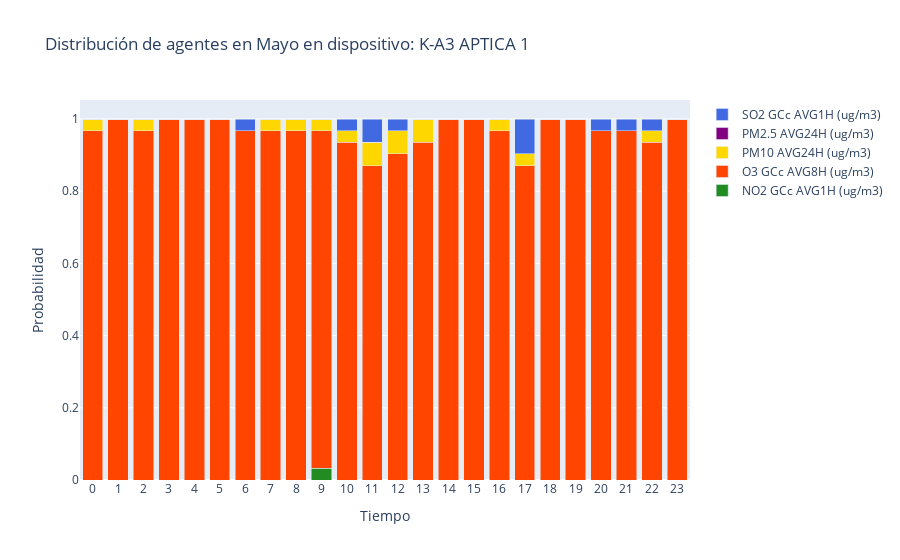
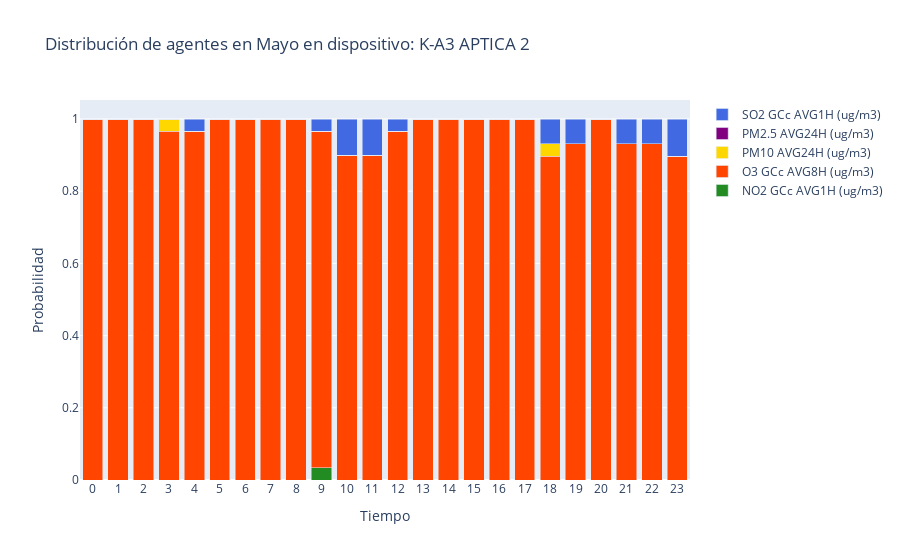
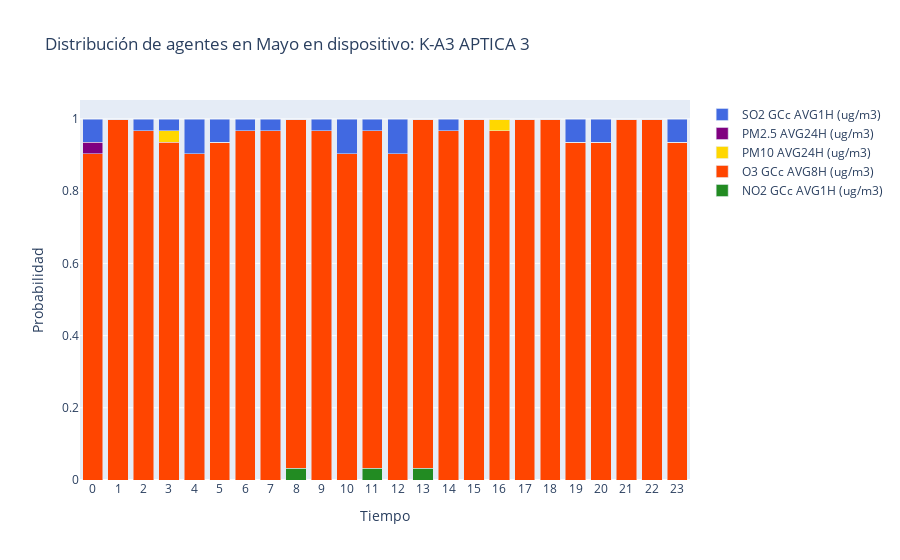
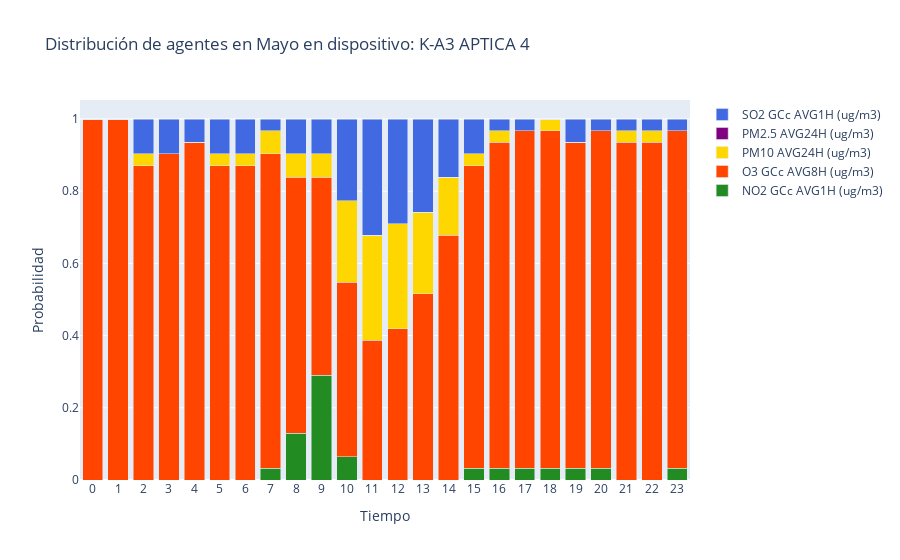

The code cell stored with these charts, in order, in its notebook:
### Markdown cell above
En este código se genera un html por gráfica, CON LA ÚLTIMA LÍNEA, LA QUITO PARA SOLO VISUALIZAR AQUI Y GUARDAR EN HTML CUANDO TENGA LOS RESULTADOS QUE QUIERO

### Code cell
# Read the Excel file and combine all sheets into a single DataFrame
file_path = "PREVresultados_INCA_MAYO23.xlsx"
dataframes = []
for day in range(1, 32):
    sheet_name = f"2023-05-{day:02}"
    df = pd.read_excel(file_path, sheet_name=sheet_name)
    dataframes.append(df)

data = pd.concat(dataframes, ignore_index=True)
# Convert 'Datetime' to a datetime object and extract the hour
data['Datetime'] = pd.to_datetime(data['Datetime'], format='%d/%m/%Y %H:%M:%S')
data['Hour'] = data['Datetime'].dt.hour

# Define the order of agents for column ordering in the stacked bar chart
agent_order = [
    "O3 GCc AVG8H (ug/m3)",
    "SO2 GCc AVG1H (ug/m3)",
    "PM2.5 AVG24H (ug/m3)",
    "PM10 AVG24H (ug/m3)",
    "NO2 GCc AVG1H (ug/m3)"
]

# Define a dictionary to map the index level to a numerical value
index_level_mapping = {
    "BUENA": 1,
    "RAZONABLEMENTE BUENA": 2,
    "REGULAR": 3,
    "DESFAVORABLE": 4,
    "MUY DESFAVORABLE": 5,
    "EXTREMADAMENTE DESFAVORABLE": 6
}

# Create a list of all hours from 0 to 23
all_hours = list(range(24))

# Pivot the data to get the count of each agent for each device and hour
pivot_data = data.pivot_table(index=['Dispositivo', 'Hour'], columns='Agente en banda superior', aggfunc='size', fill_value=0)
# Calculate the probabilities for each agent for each hour
pivot_data_percentages = pivot_data.div(pivot_data.sum(axis=1), axis=0)

# Create a stacked bar chart for each device using Plotly Graph Objects
devices = pivot_data_percentages.index.get_level_values(0).unique()
colors = ['forestgreen', 'orangered', 'gold', 'purple', 'royalblue']

for device in devices:
    device_data = pivot_data_percentages.xs(device, level='Dispositivo')
    hours = device_data.index
    agent_probabilities = device_data.values.T
    bottom = np.zeros(len(hours))
    fig = go.Figure()  # Create a new figure for each device
    for i, agent in enumerate(pivot_data_percentages.columns):
        fig.add_trace(go.Bar(
            x=hours,
            y=agent_probabilities[i],
            name=agent,
            customdata=device_data[agent].apply(lambda x: f"{x:.2%}"),
            marker_color=colors[i],
            hoverinfo=['x', 'name', 'text'],
            hoverlabel={'font': {'size': 12}}  # Adjust the font size as needed

        ))
        bottom += agent_probabilities[i]

    fig.update_layout(
        barmode="stack",
        title=f"Distribución de agentes en Mayo en dispositivo: {device}",
        xaxis_title="Tiempo",
        yaxis_title="Probabilidad",
        xaxis={'tickvals': all_hours, 'ticktext': all_hours},
        showlegend=True,
    )

    fig.show()
    #Esta siguiente línea es la que genera un html por gráfica
    pio.write_html(fig, file='interactive_plot.html', auto_open=False)

### Figure 1 — Plotly figure (JSON) as saved in the notebook; plotly's stock layout.template omitted (floating-point values rounded to 4 significant figures)
{"data": [{"customdata": ["0.00%", "0.00%", "0.00%", "0.00%", "0.00%", "0.00%", "0.00%", "0.00%", "0.00%", "3.23%", "0.00%", "0.00%", "0.00%", "0.00%", "0.00%", "0.00%", "0.00%", "0.00%", "0.00%", "0.00%", "0.00%", "0.00%", "0.00%", "0.00%"], "hoverinfo": ["x", "name", "text"], "hoverlabel": {"font": {"size": 12}}, "marker": {"color": "forestgreen"}, "name": "NO2 GCc AVG1H (ug/m3)", "type": "bar", "x": [0, 1, 2, 3, 4, 5, 6, 7, 8, 9, 10, 11, 12, 13, 14, 15, 16, 17, 18, 19, 20, 21, 22, 23], "y": [0, 0, 0, 0, 0, 0, 0, 0, 0, 0.03226, 0, 0, 0, 0, 0, 0, 0, 0, 0, 0, 0, 0, 0, 0]}, {"customdata": ["96.77%", "100.00%", "96.77%", "100.00%", "100.00%", "100.00%", "96.77%", "96.77%", "96.77%", "93.55%", "93.55%", "87.10%", "90.32%", "93.55%", "100.00%", "100.00%", "96.77%", "87.10%", "100.00%", "100.00%", "96.77%", "96.77%", "93.55%", "100.00%"], "hoverinfo": ["x", "name", "text"], "hoverlabel": {"font": {"size": 12}}, "marker": {"color": "orangered"}, "name": "O3 GCc AVG8H (ug/m3)", "type": "bar", "x": [0, 1, 2, 3, 4, 5, 6, 7, 8, 9, 10, 11, 12, 13, 14, 15, 16, 17, 18, 19, 20, 21, 22, 23], "y": [0.9677, 1, 0.9677, 1, 1, 1, 0.9677, 0.9677, 0.9677, 0.9355, 0.9355, 0.871, 0.9032, 0.9355, 1, 1, 0.9677, 0.871, 1, 1, 0.9677, 0.9677, 0.9355, 1]}, {"customdata": ["3.23%", "0.00%", "3.23%", "0.00%", "0.00%", "0.00%", "0.00%", "3.23%", "3.23%", "3.23%", "3.23%", "6.45%", "6.45%", "6.45%", "0.00%", "0.00%", "3.23%", "3.23%", "0.00%", "0.00%", "0.00%", "0.00%", "3.23%", "0.00%"], "hoverinfo": ["x", "name", "text"], "hoverlabel": {"font": {"size": 12}}, "marker": {"color": "gold"}, "name": "PM10 AVG24H (ug/m3)", "type": "bar", "x": [0, 1, 2, 3, 4, 5, 6, 7, 8, 9, 10, 11, 12, 13, 14, 15, 16, 17, 18, 19, 20, 21, 22, 23], "y": [0.03226, 0, 0.03226, 0, 0, 0, 0, 0.03226, 0.03226, 0.03226, 0.03226, 0.06452, 0.06452, 0.06452, 0, 0, 0.03226, 0.03226, 0, 0, 0, 0, 0.03226, 0]}, {"customdata": ["0.00%", "0.00%", "0.00%", "0.00%", "0.00%", "0.00%", "0.00%", "0.00%", "0.00%", "0.00%", "0.00%", "0.00%", "0.00%", "0.00%", "0.00%", "0.00%", "0.00%", "0.00%", "0.00%", "0.00%", "0.00%", "0.00%", "0.00%", "0.00%"], "hoverinfo": ["x", "name", "text"], "hoverlabel": {"font": {"size": 12}}, "marker": {"color": "purple"}, "name": "PM2.5 AVG24H (ug/m3)", "type": "bar", "x": [0, 1, 2, 3, 4, 5, 6, 7, 8, 9, 10, 11, 12, 13, 14, 15, 16, 17, 18, 19, 20, 21, 22, 23], "y": [0, 0, 0, 0, 0, 0, 0, 0, 0, 0, 0, 0, 0, 0, 0, 0, 0, 0, 0, 0, 0, 0, 0, 0]}, {"customdata": ["0.00%", "0.00%", "0.00%", "0.00%", "0.00%", "0.00%", "3.23%", "0.00%", "0.00%", "0.00%", "3.23%", "6.45%", "3.23%", "0.00%", "0.00%", "0.00%", "0.00%", "9.68%", "0.00%", "0.00%", "3.23%", "3.23%", "3.23%", "0.00%"], "hoverinfo": ["x", "name", "text"], "hoverlabel": {"font": {"size": 12}}, "marker": {"color": "royalblue"}, "name": "SO2 GCc AVG1H (ug/m3)", "type": "bar", "x": [0, 1, 2, 3, 4, 5, 6, 7, 8, 9, 10, 11, 12, 13, 14, 15, 16, 17, 18, 19, 20, 21, 22, 23], "y": [0, 0, 0, 0, 0, 0, 0.03226, 0, 0, 0, 0.03226, 0.06452, 0.03226, 0, 0, 0, 0, 0.09677, 0, 0, 0.03226, 0.03226, 0.03226, 0]}], "layout": {"autosize": true, "barmode": "stack", "showlegend": true, "title": {"text": "Distribución de agentes en Mayo en dispositivo: K-A3 APTICA 1"}, "xaxis": {"autorange": true, "range": [-0.5, 23.5], "ticktext": [0, 1, 2, 3, 4, 5, 6, 7, 8, 9, 10, 11, 12, 13, 14, 15, 16, 17, 18, 19, 20, 21, 22, 23], "tickvals": [0, 1, 2, 3, 4, 5, 6, 7, 8, 9, 10, 11, 12, 13, 14, 15, 16, 17, 18, 19, 20, 21, 22, 23], "title": {"text": "Tiempo"}, "type": "linear"}, "yaxis": {"autorange": true, "range": [0, 1.053], "title": {"text": "Probabilidad"}, "type": "linear"}}}

### Figure 2 — Plotly figure (JSON) as saved in the notebook; plotly's stock layout.template omitted (floating-point values rounded to 4 significant figures)
{"data": [{"customdata": ["0.00%", "0.00%", "0.00%", "0.00%", "0.00%", "0.00%", "0.00%", "0.00%", "0.00%", "3.33%", "0.00%", "0.00%", "0.00%", "0.00%", "0.00%", "0.00%", "0.00%", "0.00%", "0.00%", "0.00%", "0.00%", "0.00%", "0.00%", "0.00%"], "hoverinfo": ["x", "name", "text"], "hoverlabel": {"font": {"size": 12}}, "marker": {"color": "forestgreen"}, "name": "NO2 GCc AVG1H (ug/m3)", "type": "bar", "x": [0, 1, 2, 3, 4, 5, 6, 7, 8, 9, 10, 11, 12, 13, 14, 15, 16, 17, 18, 19, 20, 21, 22, 23], "y": [0, 0, 0, 0, 0, 0, 0, 0, 0, 0.03333, 0, 0, 0, 0, 0, 0, 0, 0, 0, 0, 0, 0, 0, 0]}, {"customdata": ["100.00%", "100.00%", "100.00%", "96.67%", "96.67%", "100.00%", "100.00%", "100.00%", "100.00%", "93.33%", "90.00%", "90.00%", "96.67%", "100.00%", "100.00%", "100.00%", "100.00%", "100.00%", "89.66%", "93.10%", "100.00%", "93.10%", "93.10%", "89.66%"], "hoverinfo": ["x", "name", "text"], "hoverlabel": {"font": {"size": 12}}, "marker": {"color": "orangered"}, "name": "O3 GCc AVG8H (ug/m3)", "type": "bar", "x": [0, 1, 2, 3, 4, 5, 6, 7, 8, 9, 10, 11, 12, 13, 14, 15, 16, 17, 18, 19, 20, 21, 22, 23], "y": [1, 1, 1, 0.9667, 0.9667, 1, 1, 1, 1, 0.9333, 0.9, 0.9, 0.9667, 1, 1, 1, 1, 1, 0.8966, 0.931, 1, 0.931, 0.931, 0.8966]}, {"customdata": ["0.00%", "0.00%", "0.00%", "3.33%", "0.00%", "0.00%", "0.00%", "0.00%", "0.00%", "0.00%", "0.00%", "0.00%", "0.00%", "0.00%", "0.00%", "0.00%", "0.00%", "0.00%", "3.45%", "0.00%", "0.00%", "0.00%", "0.00%", "0.00%"], "hoverinfo": ["x", "name", "text"], "hoverlabel": {"font": {"size": 12}}, "marker": {"color": "gold"}, "name": "PM10 AVG24H (ug/m3)", "type": "bar", "x": [0, 1, 2, 3, 4, 5, 6, 7, 8, 9, 10, 11, 12, 13, 14, 15, 16, 17, 18, 19, 20, 21, 22, 23], "y": [0, 0, 0, 0.03333, 0, 0, 0, 0, 0, 0, 0, 0, 0, 0, 0, 0, 0, 0, 0.03448, 0, 0, 0, 0, 0]}, {"customdata": ["0.00%", "0.00%", "0.00%", "0.00%", "0.00%", "0.00%", "0.00%", "0.00%", "0.00%", "0.00%", "0.00%", "0.00%", "0.00%", "0.00%", "0.00%", "0.00%", "0.00%", "0.00%", "0.00%", "0.00%", "0.00%", "0.00%", "0.00%", "0.00%"], "hoverinfo": ["x", "name", "text"], "hoverlabel": {"font": {"size": 12}}, "marker": {"color": "purple"}, "name": "PM2.5 AVG24H (ug/m3)", "type": "bar", "x": [0, 1, 2, 3, 4, 5, 6, 7, 8, 9, 10, 11, 12, 13, 14, 15, 16, 17, 18, 19, 20, 21, 22, 23], "y": [0, 0, 0, 0, 0, 0, 0, 0, 0, 0, 0, 0, 0, 0, 0, 0, 0, 0, 0, 0, 0, 0, 0, 0]}, {"customdata": ["0.00%", "0.00%", "0.00%", "0.00%", "3.33%", "0.00%", "0.00%", "0.00%", "0.00%", "3.33%", "10.00%", "10.00%", "3.33%", "0.00%", "0.00%", "0.00%", "0.00%", "0.00%", "6.90%", "6.90%", "0.00%", "6.90%", "6.90%", "10.34%"], "hoverinfo": ["x", "name", "text"], "hoverlabel": {"font": {"size": 12}}, "marker": {"color": "royalblue"}, "name": "SO2 GCc AVG1H (ug/m3)", "type": "bar", "x": [0, 1, 2, 3, 4, 5, 6, 7, 8, 9, 10, 11, 12, 13, 14, 15, 16, 17, 18, 19, 20, 21, 22, 23], "y": [0, 0, 0, 0, 0.03333, 0, 0, 0, 0, 0.03333, 0.1, 0.1, 0.03333, 0, 0, 0, 0, 0, 0.06897, 0.06897, 0, 0.06897, 0.06897, 0.1034]}], "layout": {"autosize": true, "barmode": "stack", "showlegend": true, "title": {"text": "Distribución de agentes en Mayo en dispositivo: K-A3 APTICA 2"}, "xaxis": {"autorange": true, "range": [-0.5, 23.5], "ticktext": [0, 1, 2, 3, 4, 5, 6, 7, 8, 9, 10, 11, 12, 13, 14, 15, 16, 17, 18, 19, 20, 21, 22, 23], "tickvals": [0, 1, 2, 3, 4, 5, 6, 7, 8, 9, 10, 11, 12, 13, 14, 15, 16, 17, 18, 19, 20, 21, 22, 23], "title": {"text": "Tiempo"}, "type": "linear"}, "yaxis": {"autorange": true, "range": [0, 1.053], "title": {"text": "Probabilidad"}, "type": "linear"}}}

### Figure 3 — Plotly figure (JSON) as saved in the notebook; plotly's stock layout.template omitted (floating-point values rounded to 4 significant figures)
{"data": [{"customdata": ["0.00%", "0.00%", "0.00%", "0.00%", "0.00%", "0.00%", "0.00%", "0.00%", "3.23%", "0.00%", "0.00%", "3.23%", "0.00%", "3.23%", "0.00%", "0.00%", "0.00%", "0.00%", "0.00%", "0.00%", "0.00%", "0.00%", "0.00%", "0.00%"], "hoverinfo": ["x", "name", "text"], "hoverlabel": {"font": {"size": 12}}, "marker": {"color": "forestgreen"}, "name": "NO2 GCc AVG1H (ug/m3)", "type": "bar", "x": [0, 1, 2, 3, 4, 5, 6, 7, 8, 9, 10, 11, 12, 13, 14, 15, 16, 17, 18, 19, 20, 21, 22, 23], "y": [0, 0, 0, 0, 0, 0, 0, 0, 0.03226, 0, 0, 0.03226, 0, 0.03226, 0, 0, 0, 0, 0, 0, 0, 0, 0, 0]}, {"customdata": ["90.32%", "100.00%", "96.77%", "93.55%", "90.32%", "93.55%", "96.77%", "96.77%", "96.77%", "96.77%", "90.32%", "93.55%", "90.32%", "96.77%", "96.77%", "100.00%", "96.77%", "100.00%", "100.00%", "93.55%", "93.55%", "100.00%", "100.00%", "93.55%"], "hoverinfo": ["x", "name", "text"], "hoverlabel": {"font": {"size": 12}}, "marker": {"color": "orangered"}, "name": "O3 GCc AVG8H (ug/m3)", "type": "bar", "x": [0, 1, 2, 3, 4, 5, 6, 7, 8, 9, 10, 11, 12, 13, 14, 15, 16, 17, 18, 19, 20, 21, 22, 23], "y": [0.9032, 1, 0.9677, 0.9355, 0.9032, 0.9355, 0.9677, 0.9677, 0.9677, 0.9677, 0.9032, 0.9355, 0.9032, 0.9677, 0.9677, 1, 0.9677, 1, 1, 0.9355, 0.9355, 1, 1, 0.9355]}, {"customdata": ["0.00%", "0.00%", "0.00%", "3.23%", "0.00%", "0.00%", "0.00%", "0.00%", "0.00%", "0.00%", "0.00%", "0.00%", "0.00%", "0.00%", "0.00%", "0.00%", "3.23%", "0.00%", "0.00%", "0.00%", "0.00%", "0.00%", "0.00%", "0.00%"], "hoverinfo": ["x", "name", "text"], "hoverlabel": {"font": {"size": 12}}, "marker": {"color": "gold"}, "name": "PM10 AVG24H (ug/m3)", "type": "bar", "x": [0, 1, 2, 3, 4, 5, 6, 7, 8, 9, 10, 11, 12, 13, 14, 15, 16, 17, 18, 19, 20, 21, 22, 23], "y": [0, 0, 0, 0.03226, 0, 0, 0, 0, 0, 0, 0, 0, 0, 0, 0, 0, 0.03226, 0, 0, 0, 0, 0, 0, 0]}, {"customdata": ["3.23%", "0.00%", "0.00%", "0.00%", "0.00%", "0.00%", "0.00%", "0.00%", "0.00%", "0.00%", "0.00%", "0.00%", "0.00%", "0.00%", "0.00%", "0.00%", "0.00%", "0.00%", "0.00%", "0.00%", "0.00%", "0.00%", "0.00%", "0.00%"], "hoverinfo": ["x", "name", "text"], "hoverlabel": {"font": {"size": 12}}, "marker": {"color": "purple"}, "name": "PM2.5 AVG24H (ug/m3)", "type": "bar", "x": [0, 1, 2, 3, 4, 5, 6, 7, 8, 9, 10, 11, 12, 13, 14, 15, 16, 17, 18, 19, 20, 21, 22, 23], "y": [0.03226, 0, 0, 0, 0, 0, 0, 0, 0, 0, 0, 0, 0, 0, 0, 0, 0, 0, 0, 0, 0, 0, 0, 0]}, {"customdata": ["6.45%", "0.00%", "3.23%", "3.23%", "9.68%", "6.45%", "3.23%", "3.23%", "0.00%", "3.23%", "9.68%", "3.23%", "9.68%", "0.00%", "3.23%", "0.00%", "0.00%", "0.00%", "0.00%", "6.45%", "6.45%", "0.00%", "0.00%", "6.45%"], "hoverinfo": ["x", "name", "text"], "hoverlabel": {"font": {"size": 12}}, "marker": {"color": "royalblue"}, "name": "SO2 GCc AVG1H (ug/m3)", "type": "bar", "x": [0, 1, 2, 3, 4, 5, 6, 7, 8, 9, 10, 11, 12, 13, 14, 15, 16, 17, 18, 19, 20, 21, 22, 23], "y": [0.06452, 0, 0.03226, 0.03226, 0.09677, 0.06452, 0.03226, 0.03226, 0, 0.03226, 0.09677, 0.03226, 0.09677, 0, 0.03226, 0, 0, 0, 0, 0.06452, 0.06452, 0, 0, 0.06452]}], "layout": {"autosize": true, "barmode": "stack", "showlegend": true, "title": {"text": "Distribución de agentes en Mayo en dispositivo: K-A3 APTICA 3"}, "xaxis": {"autorange": true, "range": [-0.5, 23.5], "ticktext": [0, 1, 2, 3, 4, 5, 6, 7, 8, 9, 10, 11, 12, 13, 14, 15, 16, 17, 18, 19, 20, 21, 22, 23], "tickvals": [0, 1, 2, 3, 4, 5, 6, 7, 8, 9, 10, 11, 12, 13, 14, 15, 16, 17, 18, 19, 20, 21, 22, 23], "title": {"text": "Tiempo"}, "type": "linear"}, "yaxis": {"autorange": true, "range": [0, 1.053], "title": {"text": "Probabilidad"}, "type": "linear"}}}

### Figure 4 — Plotly figure (JSON) as saved in the notebook; plotly's stock layout.template omitted (floating-point values rounded to 4 significant figures)
{"data": [{"customdata": ["0.00%", "0.00%", "0.00%", "0.00%", "0.00%", "0.00%", "0.00%", "3.23%", "12.90%", "29.03%", "6.45%", "0.00%", "0.00%", "0.00%", "0.00%", "3.23%", "3.23%", "3.23%", "3.23%", "3.23%", "3.23%", "0.00%", "0.00%", "3.23%"], "hoverinfo": ["x", "name", "text"], "hoverlabel": {"font": {"size": 12}}, "marker": {"color": "forestgreen"}, "name": "NO2 GCc AVG1H (ug/m3)", "type": "bar", "x": [0, 1, 2, 3, 4, 5, 6, 7, 8, 9, 10, 11, 12, 13, 14, 15, 16, 17, 18, 19, 20, 21, 22, 23], "y": [0, 0, 0, 0, 0, 0, 0, 0.03226, 0.129, 0.2903, 0.06452, 0, 0, 0, 0, 0.03226, 0.03226, 0.03226, 0.03226, 0.03226, 0.03226, 0, 0, 0.03226]}, {"customdata": ["100.00%", "100.00%", "87.10%", "90.32%", "93.55%", "87.10%", "87.10%", "87.10%", "70.97%", "54.84%", "48.39%", "38.71%", "41.94%", "51.61%", "67.74%", "83.87%", "90.32%", "93.55%", "93.55%", "90.32%", "93.55%", "93.55%", "93.55%", "93.55%"], "hoverinfo": ["x", "name", "text"], "hoverlabel": {"font": {"size": 12}}, "marker": {"color": "orangered"}, "name": "O3 GCc AVG8H (ug/m3)", "type": "bar", "x": [0, 1, 2, 3, 4, 5, 6, 7, 8, 9, 10, 11, 12, 13, 14, 15, 16, 17, 18, 19, 20, 21, 22, 23], "y": [1, 1, 0.871, 0.9032, 0.9355, 0.871, 0.871, 0.871, 0.7097, 0.5484, 0.4839, 0.3871, 0.4194, 0.5161, 0.6774, 0.8387, 0.9032, 0.9355, 0.9355, 0.9032, 0.9355, 0.9355, 0.9355, 0.9355]}, {"customdata": ["0.00%", "0.00%", "3.23%", "0.00%", "0.00%", "3.23%", "3.23%", "6.45%", "6.45%", "6.45%", "22.58%", "29.03%", "29.03%", "22.58%", "16.13%", "3.23%", "3.23%", "0.00%", "3.23%", "0.00%", "0.00%", "3.23%", "3.23%", "0.00%"], "hoverinfo": ["x", "name", "text"], "hoverlabel": {"font": {"size": 12}}, "marker": {"color": "gold"}, "name": "PM10 AVG24H (ug/m3)", "type": "bar", "x": [0, 1, 2, 3, 4, 5, 6, 7, 8, 9, 10, 11, 12, 13, 14, 15, 16, 17, 18, 19, 20, 21, 22, 23], "y": [0, 0, 0.03226, 0, 0, 0.03226, 0.03226, 0.06452, 0.06452, 0.06452, 0.2258, 0.2903, 0.2903, 0.2258, 0.1613, 0.03226, 0.03226, 0, 0.03226, 0, 0, 0.03226, 0.03226, 0]}, {"customdata": ["0.00%", "0.00%", "0.00%", "0.00%", "0.00%", "0.00%", "0.00%", "0.00%", "0.00%", "0.00%", "0.00%", "0.00%", "0.00%", "0.00%", "0.00%", "0.00%", "0.00%", "0.00%", "0.00%", "0.00%", "0.00%", "0.00%", "0.00%", "0.00%"], "hoverinfo": ["x", "name", "text"], "hoverlabel": {"font": {"size": 12}}, "marker": {"color": "purple"}, "name": "PM2.5 AVG24H (ug/m3)", "type": "bar", "x": [0, 1, 2, 3, 4, 5, 6, 7, 8, 9, 10, 11, 12, 13, 14, 15, 16, 17, 18, 19, 20, 21, 22, 23], "y": [0, 0, 0, 0, 0, 0, 0, 0, 0, 0, 0, 0, 0, 0, 0, 0, 0, 0, 0, 0, 0, 0, 0, 0]}, {"customdata": ["0.00%", "0.00%", "9.68%", "9.68%", "6.45%", "9.68%", "9.68%", "3.23%", "9.68%", "9.68%", "22.58%", "32.26%", "29.03%", "25.81%", "16.13%", "9.68%", "3.23%", "3.23%", "0.00%", "6.45%", "3.23%", "3.23%", "3.23%", "3.23%"], "hoverinfo": ["x", "name", "text"], "hoverlabel": {"font": {"size": 12}}, "marker": {"color": "royalblue"}, "name": "SO2 GCc AVG1H (ug/m3)", "type": "bar", "x": [0, 1, 2, 3, 4, 5, 6, 7, 8, 9, 10, 11, 12, 13, 14, 15, 16, 17, 18, 19, 20, 21, 22, 23], "y": [0, 0, 0.09677, 0.09677, 0.06452, 0.09677, 0.09677, 0.03226, 0.09677, 0.09677, 0.2258, 0.3226, 0.2903, 0.2581, 0.1613, 0.09677, 0.03226, 0.03226, 0, 0.06452, 0.03226, 0.03226, 0.03226, 0.03226]}], "layout": {"autosize": true, "barmode": "stack", "showlegend": true, "title": {"text": "Distribución de agentes en Mayo en dispositivo: K-A3 APTICA 4"}, "xaxis": {"autorange": true, "range": [-0.5, 23.5], "ticktext": [0, 1, 2, 3, 4, 5, 6, 7, 8, 9, 10, 11, 12, 13, 14, 15, 16, 17, 18, 19, 20, 21, 22, 23], "tickvals": [0, 1, 2, 3, 4, 5, 6, 7, 8, 9, 10, 11, 12, 13, 14, 15, 16, 17, 18, 19, 20, 21, 22, 23], "title": {"text": "Tiempo"}, "type": "linear"}, "yaxis": {"autorange": true, "range": [0, 1.053], "title": {"text": "Probabilidad"}, "type": "linear"}}}
